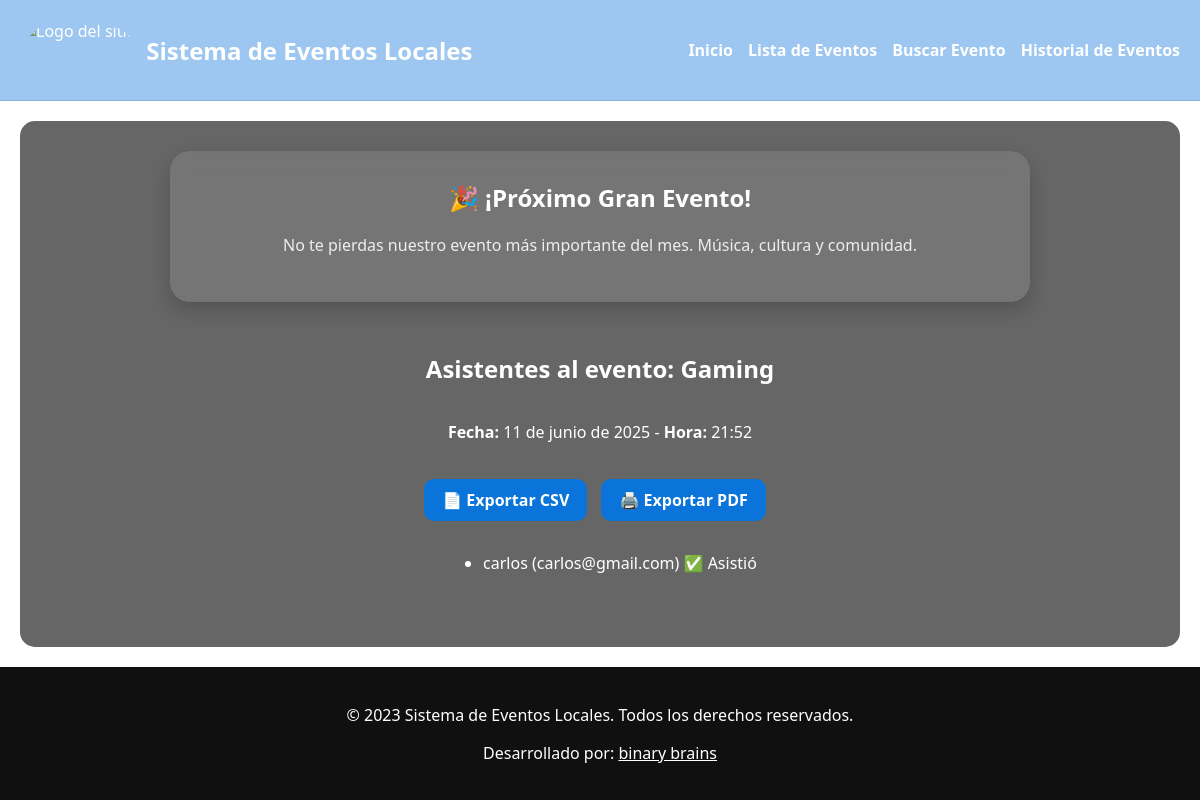
The app's page /eventos/1/asistentes/ with its own data.
### eventos/models.py (models this page shows, shortened)
class Evento(models.Model):
    titulo = models.CharField(max_length=200)
    descripcion = models.TextField()
    fecha = models.DateField()
    hora = models.TimeField()
    lugar = models.ForeignKey(Lugar, on_delete=models.CASCADE)
    organizador = models.ForeignKey(Organizador, on_delete=models.CASCADE)

class Inscripcion(models.Model):
    evento = models.ForeignKey(Evento, on_delete=models.CASCADE, related_name='inscripciones')
    nombre_participante = models.CharField(max_length=100)
    email = models.EmailField()
    asistio = models.BooleanField(default=False)

### eventos/views.py (the view)
# urls.py: path('eventos/<int:evento_id>/asistentes/', views.ver_asistentes, name='ver_asistentes'),
def ver_asistentes(request, evento_id):
    evento = get_object_or_404(Evento, pk=evento_id)
    asistentes = Inscripcion.objects.filter(evento=evento)
    return render(request, 'eventos/lista-asistentes.html', {
        'evento': evento,
        'asistentes': asistentes
    })

### eventos/templates/eventos/lista-asistentes.html (shortened to what this page needs)
{% extends './base.html'%}
{% block content %}
<h2>Asistentes al evento: {{ evento.titulo }}</h2>
    <p><strong>Fecha:</strong> {{ evento.fecha }} - <strong>Hora:</strong> {{ evento.hora }}</p>
    <div style="margin: 15px 0;">
        <a href="{% url 'exportar_asistentes' evento.id %}" class="button-link">📄 Exportar CSV</a>
        <a href="{% url 'exportar_asistentes_pdf' evento.id %}" class="button-link">🖨️ Exportar PDF</a>
    </div>
    {% if asistentes %}
        <ul>
            {% for inscripcion in asistentes %}
                <li>
                    {{ inscripcion.nombre_participante }} ({{ inscripcion.email }})
                    {% if inscripcion.asistio %}
                        ✅ Asistió
                    {% else %}
                        ❌ No asistió
                    {% endif %}
                </li>
            {% endfor %}
        </ul>
    {% else %}
        <p>No hay asistentes registrados.</p>
    {% endif %}
{% endblock %}

### eventos/static/eventos/style.css (style rules this page uses)
body { margin: 0; font-family: 'Segoe UI', sans-serif; background-image: url('https://grandluxormice.com/es/wp-content/uploads/sites/3/2022/07/Evento-corporativo-e1661944165280-1900x1069.jpg'); background-size: cover; background-position: center; background-attachment: fixed; min-height: 100vh; display: flex; flex-direction: column; color: white; }
button, .button-link { background: #0a74da; color: white; padding: 10px 18px; border: none; border-radius: 10px; font-weight: bold; cursor: pointer; transition: background 0.3s ease; text-decoration: none; display: inline-block; margin-top: 10px; }
.button-link { background: #0a74da; color: white; padding: 10px 18px; border: none; border-radius: 10px; font-weight: bold; cursor: pointer; transition: background 0.3s ease; text-decoration: none; display: inline-block; margin: 5px 10px 0 0; }
a { color: white; }

### records on screen
Evento: titulo "Gaming", fecha "11 de junio de 2025", hora "21:52"
Inscripcion: nombre_participante "carlos", email "carlos@gmail.com", asistio "✅ Asistió"
